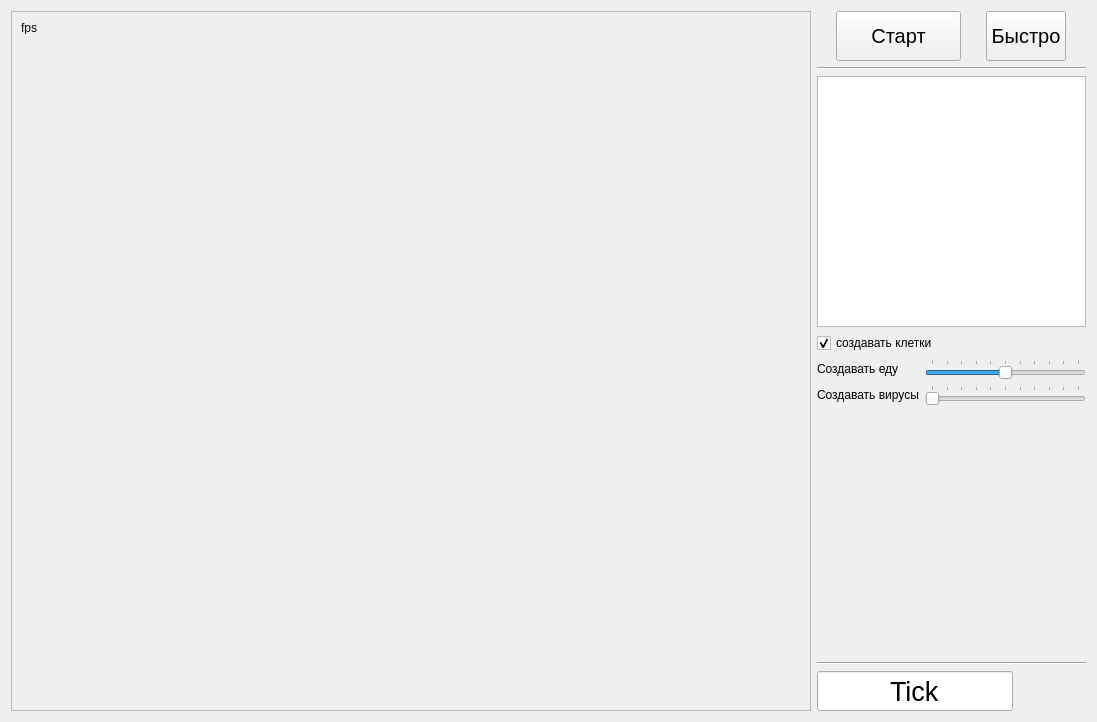
<?xml version="1.0" encoding="UTF-8"?>
<ui version="4.0">
 <class>MainWindow</class>
 <widget class="QMainWindow" name="MainWindow">
  <property name="geometry">
   <rect>
    <x>0</x>
    <y>0</y>
    <width>1097</width>
    <height>719</height>
   </rect>
  </property>
  <property name="windowTitle">
   <string>MainWindow</string>
  </property>
  <widget class="QWidget" name="centralWidget">
   <layout class="QFormLayout" name="formLayout">
    <item row="0" column="1">
     <layout class="QVBoxLayout" name="verticalLayout">
      <item>
       <layout class="QHBoxLayout" name="horizontalLayout">
        <item>
         <widget class="QPushButton" name="btn_start_pause">
          <property name="sizePolicy">
           <sizepolicy hsizetype="Fixed" vsizetype="Fixed">
            <horstretch>0</horstretch>
            <verstretch>0</verstretch>
           </sizepolicy>
          </property>
          <property name="minimumSize">
           <size>
            <width>125</width>
            <height>50</height>
           </size>
          </property>
          <property name="font">
           <font>
            <pointsize>15</pointsize>
           </font>
          </property>
          <property name="text">
           <string>Старт</string>
          </property>
         </widget>
        </item>
        <item>
         <widget class="QPushButton" name="btn_fast">
          <property name="sizePolicy">
           <sizepolicy hsizetype="Fixed" vsizetype="Fixed">
            <horstretch>0</horstretch>
            <verstretch>0</verstretch>
           </sizepolicy>
          </property>
          <property name="minimumSize">
           <size>
            <width>50</width>
            <height>50</height>
           </size>
          </property>
          <property name="font">
           <font>
            <pointsize>15</pointsize>
           </font>
          </property>
          <property name="text">
           <string>Быстро</string>
          </property>
         </widget>
        </item>
       </layout>
      </item>
      <item>
       <widget class="Line" name="line">
        <property name="orientation">
         <enum>Qt::Horizontal</enum>
        </property>
       </widget>
      </item>
      <item>
       <widget class="QTextBrowser" name="statistics"/>
      </item>
      <item>
       <widget class="QCheckBox" name="spawnCells">
        <property name="enabled">
         <bool>true</bool>
        </property>
        <property name="layoutDirection">
         <enum>Qt::LeftToRight</enum>
        </property>
        <property name="text">
         <string>создавать клетки</string>
        </property>
        <property name="checked">
         <bool>true</bool>
        </property>
       </widget>
      </item>
      <item>
       <layout class="QGridLayout" name="gridLayout">
        <item row="1" column="1">
         <widget class="QSlider" name="foodSpawn">
          <property name="focusPolicy">
           <enum>Qt::StrongFocus</enum>
          </property>
          <property name="autoFillBackground">
           <bool>false</bool>
          </property>
          <property name="maximum">
           <number>10</number>
          </property>
          <property name="value">
           <number>5</number>
          </property>
          <property name="tracking">
           <bool>true</bool>
          </property>
          <property name="orientation">
           <enum>Qt::Horizontal</enum>
          </property>
          <property name="tickPosition">
           <enum>QSlider::TicksAbove</enum>
          </property>
          <property name="tickInterval">
           <number>1</number>
          </property>
         </widget>
        </item>
        <item row="1" column="0">
         <widget class="QLabel" name="label_2">
          <property name="text">
           <string>Создавать еду</string>
          </property>
         </widget>
        </item>
        <item row="2" column="0">
         <widget class="QLabel" name="label">
          <property name="text">
           <string>Создавать вирусы</string>
          </property>
         </widget>
        </item>
        <item row="2" column="1">
         <widget class="QSlider" name="virusSpawn">
          <property name="maximum">
           <number>10</number>
          </property>
          <property name="singleStep">
           <number>1</number>
          </property>
          <property name="orientation">
           <enum>Qt::Horizontal</enum>
          </property>
          <property name="tickPosition">
           <enum>QSlider::TicksAbove</enum>
          </property>
          <property name="tickInterval">
           <number>1</number>
          </property>
         </widget>
        </item>
       </layout>
      </item>
      <item>
       <spacer name="verticalSpacer">
        <property name="orientation">
         <enum>Qt::Vertical</enum>
        </property>
        <property name="sizeHint" stdset="0">
         <size>
          <width>20</width>
          <height>40</height>
         </size>
        </property>
       </spacer>
      </item>
      <item>
       <widget class="Line" name="line_2">
        <property name="orientation">
         <enum>Qt::Horizontal</enum>
        </property>
       </widget>
      </item>
      <item>
       <widget class="QLineEdit" name="txt_ticks">
        <property name="sizePolicy">
         <sizepolicy hsizetype="Fixed" vsizetype="Fixed">
          <horstretch>0</horstretch>
          <verstretch>0</verstretch>
         </sizepolicy>
        </property>
        <property name="minimumSize">
         <size>
          <width>0</width>
          <height>40</height>
         </size>
        </property>
        <property name="maximumSize">
         <size>
          <width>196</width>
          <height>16777215</height>
         </size>
        </property>
        <property name="font">
         <font>
          <pointsize>20</pointsize>
         </font>
        </property>
        <property name="text">
         <string>Tick</string>
        </property>
        <property name="alignment">
         <set>Qt::AlignCenter</set>
        </property>
        <property name="readOnly">
         <bool>true</bool>
        </property>
       </widget>
      </item>
     </layout>
    </item>
    <item row="0" column="0">
     <widget class="QFrame" name="viewport">
      <property name="sizePolicy">
       <sizepolicy hsizetype="Fixed" vsizetype="Fixed">
        <horstretch>0</horstretch>
        <verstretch>0</verstretch>
       </sizepolicy>
      </property>
      <property name="minimumSize">
       <size>
        <width>800</width>
        <height>700</height>
       </size>
      </property>
      <property name="focusPolicy">
       <enum>Qt::StrongFocus</enum>
      </property>
      <property name="styleSheet">
       <string notr="true"/>
      </property>
      <property name="frameShape">
       <enum>QFrame::StyledPanel</enum>
      </property>
      <property name="frameShadow">
       <enum>QFrame::Raised</enum>
      </property>
      <widget class="QLabel" name="fps">
       <property name="geometry">
        <rect>
         <x>10</x>
         <y>10</y>
         <width>208</width>
         <height>13</height>
        </rect>
       </property>
       <property name="text">
        <string>fps</string>
       </property>
      </widget>
     </widget>
    </item>
   </layout>
  </widget>
 </widget>
 <layoutdefault spacing="6" margin="11"/>
 <tabstops>
  <tabstop>txt_ticks</tabstop>
  <tabstop>btn_start_pause</tabstop>
 </tabstops>
 <resources/>
 <connections/>
</ui>
